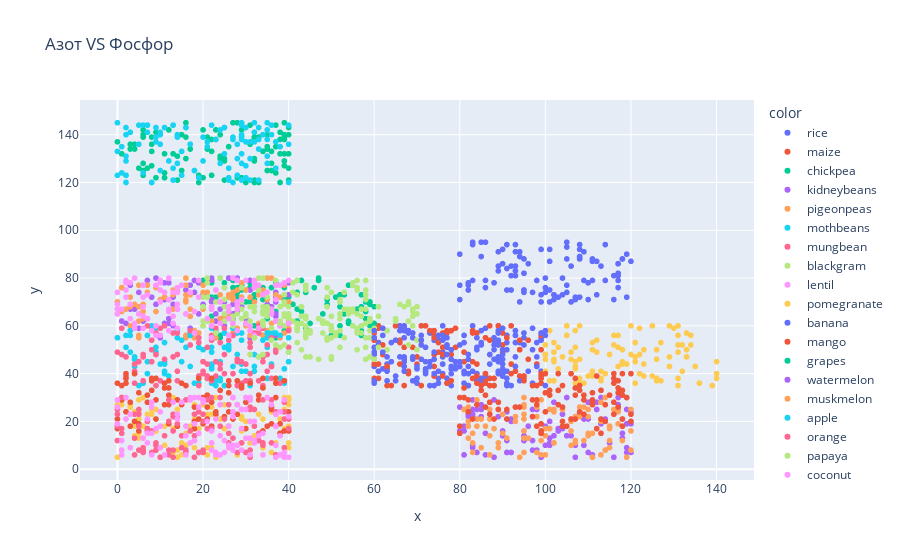

The notebook cell this image was saved under:
### Code cell
fig = px.scatter(x=df['Азот'],y=df['Фосфор'],color=df['Label'],title="Азот VS Фосфор")
fig.show()

### Figure 1 — Plotly figure (JSON) as saved in the notebook; plotly's stock layout.template omitted (floating-point values rounded to 4 significant figures)
{"data": [{"hovertemplate": "color=rice<br>x=%{x}<br>y=%{y}<extra></extra>", "legendgroup": "rice", "marker": {"color": "#636efa", "symbol": "circle"}, "mode": "markers", "name": "rice", "showlegend": true, "type": "scattergl", "x": [90, 85, 60, 74, 78, 69, 69, 94, 89, 68, 91, 90, 78, 93, 94, 60, 85, 91, 77, 88, 89, 76, 67, 83, 98, 66, 97, 97, 60, 84, 73, 92, 85, 98, 88, 95, 99, 95, 60, 63, 62, 64, 83, 82, 85, 91, 76, 74, 79, 88, 60, 76, 93, 65, 95, 75, 74, 91, 71, 99, 72, 83, 93, 70, 76, 99, 99, 86, 69, 91, 61, 67, 79, 78, 75, 97, 67, 73, 77, 81, 68, 72, 61, 67, 67, 66, 82, 84, 81, 91, 93, 90, 81, 78, 60, 88, 93, 60, 78, 65], "xaxis": "x", "y": [42, 58, 55, 35, 42, 37, 55, 53, 54, 58, 53, 46, 58, 56, 50, 48, 38, 35, 38, 35, 45, 40, 59, 41, 47, 53, 59, 50, 49, 51, 57, 35, 37, 53, 54, 55, 57, 39, 43, 44, 42, 45, 60, 40, 52, 35, 49, 39, 43, 55, 36, 60, 56, 60, 52, 38, 54, 36, 46, 55, 40, 58, 58, 36, 47, 41, 54, 59, 46, 56, 52, 45, 42, 43, 54, 36, 47, 35, 36, 41, 57, 45, 53, 43, 58, 60, 43, 50, 53, 50, 53, 44, 45, 40, 51, 46, 47, 55, 35, 37], "yaxis": "y"}, {"hovertemplate": "color=maize<br>x=%{x}<br>y=%{y}<extra></extra>", "legendgroup": "maize", "marker": {"color": "#EF553B", "symbol": "circle"}, "mode": "markers", "name": "maize", "showlegend": true, "type": "scattergl", "x": [71, 61, 80, 73, 61, 68, 93, 89, 76, 67, 70, 90, 62, 92, 66, 63, 70, 61, 66, 74, 77, 99, 74, 83, 100, 79, 94, 75, 78, 87, 87, 63, 84, 64, 60, 98, 75, 86, 98, 76, 99, 60, 74, 89, 69, 96, 61, 74, 74, 63, 99, 77, 87, 60, 94, 95, 84, 77, 66, 63, 79, 72, 67, 86, 76, 75, 81, 73, 71, 96, 99, 62, 86, 94, 76, 77, 74, 81, 63, 99, 90, 68, 60, 71, 61, 88, 65, 78, 78, 92, 79, 91, 76, 87, 71, 90, 67, 60, 83, 83], "xaxis": "x", "y": [54, 44, 43, 58, 38, 41, 41, 60, 44, 60, 44, 49, 52, 44, 54, 58, 47, 41, 53, 55, 57, 50, 56, 45, 48, 51, 39, 49, 48, 54, 35, 43, 57, 35, 46, 44, 56, 55, 35, 57, 56, 44, 48, 60, 51, 46, 60, 58, 43, 43, 36, 36, 60, 38, 54, 38, 44, 58, 44, 35, 45, 60, 51, 36, 48, 53, 45, 45, 35, 54, 39, 48, 37, 50, 39, 52, 39, 49, 42, 38, 52, 40, 57, 52, 59, 38, 60, 37, 58, 60, 59, 55, 51, 48, 60, 57, 35, 54, 58, 57], "yaxis": "y"}, {"hovertemplate": "color=chickpea<br>x=%{x}<br>y=%{y}<extra></extra>", "legendgroup": "chickpea", "marker": {"color": "#00cc96", "symbol": "circle"}, "mode": "markers", "name": "chickpea", "showlegend": true, "type": "scattergl", "x": [40, 23, 39, 22, 36, 32, 58, 59, 42, 28, 58, 43, 58, 23, 27, 28, 50, 39, 25, 31, 26, 25, 31, 60, 59, 22, 36, 59, 54, 43, 28, 42, 32, 22, 31, 28, 57, 49, 46, 54, 38, 59, 36, 57, 35, 35, 52, 27, 57, 52, 43, 44, 24, 29, 20, 56, 37, 49, 59, 20, 24, 51, 57, 22, 52, 29, 44, 41, 52, 34, 42, 34, 27, 30, 57, 27, 32, 31, 33, 47, 54, 47, 35, 53, 45, 37, 30, 37, 53, 22, 60, 42, 39, 35, 30, 57, 48, 36, 40, 49], "xaxis": "x", "y": [72, 72, 58, 72, 67, 73, 70, 70, 62, 74, 66, 66, 63, 62, 62, 72, 56, 71, 78, 70, 80, 68, 78, 68, 62, 67, 65, 60, 77, 68, 76, 79, 60, 78, 79, 58, 58, 55, 76, 61, 60, 55, 76, 68, 66, 64, 60, 76, 60, 68, 79, 74, 55, 77, 60, 67, 66, 71, 69, 79, 56, 72, 73, 64, 73, 75, 59, 69, 56, 76, 74, 71, 73, 70, 57, 79, 71, 76, 75, 80, 62, 79, 57, 73, 61, 78, 75, 55, 65, 60, 61, 67, 76, 63, 65, 56, 65, 56, 58, 69], "yaxis": "y"}, {"hovertemplate": "color=kidneybeans<br>x=%{x}<br>y=%{y}<extra></extra>", "legendgroup": "kidneybeans", "marker": {"color": "#ab63fa", "symbol": "circle"}, "mode": "markers", "name": "kidneybeans", "showlegend": true, "type": "scattergl", "x": [13, 25, 31, 40, 2, 26, 17, 26, 17, 27, 28, 25, 28, 25, 12, 6, 22, 27, 10, 23, 19, 19, 22, 37, 11, 18, 21, 24, 34, 16, 17, 37, 40, 9, 1, 33, 23, 6, 25, 7, 8, 27, 28, 32, 27, 17, 0, 13, 34, 9, 11, 3, 35, 3, 23, 22, 31, 34, 12, 27, 7, 24, 11, 37, 25, 34, 20, 37, 18, 4, 37, 5, 11, 22, 12, 5, 27, 31, 36, 5, 32, 11, 0, 14, 29, 32, 17, 13, 14, 9, 20, 40, 27, 14, 7, 27, 30, 37, 27, 22], "xaxis": "x", "y": [60, 70, 55, 64, 61, 65, 57, 80, 59, 59, 58, 57, 80, 60, 78, 77, 79, 80, 55, 65, 78, 65, 70, 64, 71, 79, 63, 80, 60, 75, 77, 72, 73, 77, 62, 59, 59, 62, 63, 79, 72, 64, 66, 57, 56, 77, 65, 72, 60, 80, 72, 67, 69, 77, 62, 71, 79, 59, 63, 56, 63, 67, 71, 74, 76, 66, 69, 65, 74, 67, 56, 59, 61, 80, 61, 74, 69, 75, 68, 65, 79, 78, 55, 59, 68, 68, 64, 69, 67, 69, 73, 78, 72, 67, 56, 65, 63, 70, 63, 60], "yaxis": "y"}, {"hovertemplate": "color=pigeonpeas<br>x=%{x}<br>y=%{y}<extra></extra>", "legendgroup": "pigeonpeas", "marker": {"color": "#FFA15A", "symbol": "circle"}, "mode": "markers", "name": "pigeonpeas", "showlegend": true, "type": "scattergl", "x": [3, 40, 33, 27, 10, 30, 40, 38, 35, 38, 33, 16, 31, 16, 27, 40, 18, 3, 26, 16, 24, 9, 16, 28, 16, 24, 38, 9, 34, 1, 6, 26, 27, 27, 36, 17, 26, 17, 14, 39, 6, 8, 2, 1, 16, 23, 32, 28, 5, 36, 1, 24, 17, 5, 5, 37, 13, 6, 16, 25, 34, 20, 35, 14, 36, 7, 29, 30, 20, 19, 3, 5, 5, 37, 9, 20, 31, 0, 21, 13, 27, 29, 5, 39, 22, 18, 39, 13, 27, 26, 23, 4, 20, 7, 17, 35, 11, 20, 10, 33], "xaxis": "x", "y": [72, 59, 73, 57, 79, 75, 70, 55, 58, 61, 58, 56, 72, 80, 72, 62, 58, 68, 67, 70, 63, 76, 55, 75, 71, 70, 72, 66, 56, 76, 69, 73, 61, 71, 61, 73, 72, 64, 74, 60, 66, 59, 67, 76, 73, 75, 70, 59, 62, 67, 66, 73, 67, 55, 56, 77, 73, 63, 77, 64, 75, 77, 80, 75, 80, 77, 78, 60, 74, 57, 60, 77, 68, 73, 59, 72, 56, 70, 74, 67, 74, 72, 68, 57, 62, 55, 77, 75, 71, 64, 55, 69, 67, 74, 64, 71, 72, 60, 71, 61], "yaxis": "y"}, {"hovertemplate": "color=mothbeans<br>x=%{x}<br>y=%{y}<extra></extra>", "legendgroup": "mothbeans", "marker": {"color": "#19d3f3", "symbol": "circle"}, "mode": "markers", "name": "mothbeans", "showlegend": true, "type": "scattergl", "x": [3, 22, 36, 4, 29, 32, 14, 5, 25, 11, 40, 38, 27, 24, 23, 29, 31, 0, 7, 17, 11, 22, 9, 28, 26, 36, 8, 24, 22, 36, 22, 17, 8, 7, 36, 11, 6, 17, 4, 9, 25, 36, 21, 37, 32, 29, 25, 10, 23, 9, 3, 22, 12, 39, 32, 30, 19, 4, 21, 35, 22, 35, 17, 28, 22, 11, 38, 23, 25, 40, 23, 2, 3, 26, 39, 27, 24, 7, 15, 26, 20, 34, 19, 29, 20, 11, 15, 35, 9, 40, 35, 14, 40, 18, 35, 4, 22, 33, 2, 16], "xaxis": "x", "y": [49, 59, 58, 43, 54, 43, 55, 35, 57, 53, 49, 56, 43, 38, 45, 57, 35, 55, 45, 58, 44, 49, 51, 48, 50, 56, 60, 37, 43, 43, 44, 43, 45, 56, 57, 45, 36, 57, 47, 49, 51, 44, 38, 57, 48, 44, 51, 44, 35, 60, 58, 42, 39, 36, 41, 41, 36, 46, 39, 57, 55, 51, 56, 57, 36, 41, 38, 37, 35, 45, 58, 56, 56, 51, 42, 59, 45, 40, 45, 52, 45, 54, 51, 41, 50, 40, 54, 55, 59, 45, 38, 58, 55, 36, 52, 59, 51, 47, 51, 51], "yaxis": "y"}, {"hovertemplate": "color=mungbean<br>x=%{x}<br>y=%{y}<extra></extra>", "legendgroup": "mungbean", "marker": {"color": "#FF6692", "symbol": "circle"}, "mode": "markers", "name": "mungbean", "showlegend": true, "type": "scattergl", "x": [19, 8, 36, 10, 22, 9, 34, 31, 0, 21, 28, 17, 24, 28, 21, 34, 19, 31, 19, 24, 13, 31, 28, 31, 33, 34, 13, 33, 32, 23, 35, 6, 29, 4, 10, 14, 8, 20, 36, 14, 11, 10, 7, 2, 20, 2, 27, 35, 4, 1, 36, 11, 34, 21, 17, 25, 2, 9, 37, 36, 40, 30, 1, 9, 14, 35, 31, 4, 30, 9, 20, 37, 34, 14, 23, 5, 22, 40, 27, 31, 38, 6, 6, 24, 25, 32, 8, 19, 39, 33, 26, 21, 22, 29, 4, 10, 4, 20, 23, 25], "xaxis": "x", "y": [55, 54, 55, 56, 56, 57, 59, 51, 49, 39, 35, 52, 42, 46, 38, 60, 53, 58, 35, 53, 47, 53, 45, 37, 60, 45, 57, 57, 57, 59, 41, 48, 36, 36, 59, 48, 50, 40, 43, 57, 60, 59, 60, 47, 45, 39, 40, 48, 59, 48, 43, 46, 47, 44, 58, 40, 38, 48, 49, 38, 58, 44, 59, 48, 41, 52, 48, 41, 37, 35, 41, 50, 35, 37, 39, 45, 37, 51, 56, 40, 36, 37, 47, 44, 59, 56, 45, 39, 37, 37, 54, 51, 54, 45, 40, 37, 44, 45, 45, 48], "yaxis": "y"}, {"hovertemplate": "color=blackgram<br>x=%{x}<br>y=%{y}<extra></extra>", "legendgroup": "blackgram", "marker": {"color": "#B6E880", "symbol": "circle"}, "mode": "markers", "name": "blackgram", "showlegend": true, "type": "scattergl", "x": [56, 25, 42, 42, 44, 50, 35, 30, 27, 50, 39, 57, 52, 55, 51, 36, 59, 50, 30, 20, 58, 25, 52, 40, 20, 48, 49, 48, 32, 21, 20, 25, 41, 53, 39, 25, 21, 57, 56, 49, 24, 49, 28, 55, 50, 34, 20, 55, 23, 53, 26, 33, 37, 33, 22, 20, 43, 44, 34, 21, 25, 41, 28, 35, 52, 58, 34, 52, 23, 42, 37, 44, 21, 56, 29, 43, 55, 44, 29, 47, 40, 58, 41, 58, 27, 27, 52, 44, 21, 60, 33, 59, 29, 59, 29, 58, 55, 42, 44, 38], "xaxis": "x", "y": [79, 62, 61, 73, 58, 55, 72, 64, 64, 74, 73, 67, 63, 66, 56, 66, 55, 58, 65, 62, 71, 71, 71, 63, 60, 61, 68, 62, 66, 63, 72, 65, 78, 67, 60, 76, 78, 60, 75, 72, 80, 76, 68, 78, 64, 80, 68, 67, 70, 74, 67, 80, 79, 75, 55, 68, 68, 76, 60, 72, 68, 62, 65, 64, 58, 75, 66, 70, 57, 58, 62, 75, 80, 76, 76, 61, 60, 63, 67, 63, 68, 61, 74, 79, 62, 60, 65, 55, 62, 59, 77, 58, 63, 63, 70, 73, 77, 79, 77, 62], "yaxis": "y"}, {"hovertemplate": "color=lentil<br>x=%{x}<br>y=%{y}<extra></extra>", "legendgroup": "lentil", "marker": {"color": "#FF97FF", "symbol": "circle"}, "mode": "markers", "name": "lentil", "showlegend": true, "type": "scattergl", "x": [32, 13, 38, 11, 37, 29, 2, 6, 13, 8, 6, 2, 3, 27, 39, 40, 37, 31, 22, 3, 4, 13, 12, 4, 9, 18, 32, 6, 15, 0, 30, 3, 2, 10, 14, 39, 19, 18, 31, 28, 5, 16, 34, 14, 22, 24, 2, 26, 27, 24, 13, 6, 12, 32, 6, 10, 38, 17, 26, 23, 32, 19, 22, 28, 1, 12, 36, 28, 12, 22, 26, 16, 14, 33, 21, 0, 10, 30, 0, 35, 7, 9, 14, 14, 36, 28, 28, 40, 10, 12, 37, 0, 7, 10, 39, 26, 9, 4, 34, 33], "xaxis": "x", "y": [76, 61, 60, 74, 71, 71, 72, 59, 64, 58, 77, 75, 69, 80, 78, 79, 62, 60, 67, 78, 80, 61, 66, 61, 60, 66, 56, 72, 77, 65, 79, 63, 78, 78, 67, 65, 72, 57, 58, 58, 65, 65, 65, 69, 55, 61, 79, 63, 61, 70, 74, 64, 58, 79, 68, 79, 77, 74, 68, 75, 78, 79, 60, 69, 67, 67, 67, 70, 71, 68, 66, 65, 59, 59, 63, 69, 75, 61, 74, 74, 63, 56, 74, 76, 65, 67, 79, 61, 70, 80, 77, 67, 73, 56, 70, 56, 77, 59, 73, 77], "yaxis": "y"}, {"hovertemplate": "color=pomegranate<br>x=%{x}<br>y=%{y}<extra></extra>", "legendgroup": "pomegranate", "marker": {"color": "#FECB52", "symbol": "circle"}, "mode": "markers", "name": "pomegranate", "showlegend": true, "type": "scattergl", "x": [2, 6, 8, 37, 0, 31, 21, 6, 25, 15, 14, 16, 36, 4, 29, 16, 18, 11, 5, 18, 9, 40, 22, 9, 12, 0, 2, 28, 8, 29, 17, 34, 21, 25, 8, 26, 4, 36, 5, 19, 39, 5, 4, 38, 37, 9, 29, 5, 22, 4, 21, 29, 23, 13, 5, 27, 7, 12, 4, 3, 1, 23, 24, 13, 40, 21, 3, 40, 14, 38, 34, 32, 18, 8, 15, 0, 22, 14, 31, 39, 10, 8, 32, 18, 20, 39, 20, 11, 40, 3, 9, 30, 40, 40, 32, 33, 4, 13, 39, 8], "xaxis": "x", "y": [24, 18, 26, 18, 27, 25, 21, 30, 27, 11, 5, 10, 7, 20, 22, 15, 27, 18, 15, 23, 8, 27, 23, 16, 29, 17, 21, 6, 23, 16, 18, 21, 23, 17, 25, 18, 19, 24, 24, 17, 30, 29, 24, 21, 11, 25, 22, 21, 26, 18, 6, 21, 5, 7, 13, 24, 23, 20, 19, 9, 27, 30, 21, 30, 11, 9, 27, 29, 25, 14, 9, 14, 21, 23, 6, 5, 9, 8, 11, 17, 5, 28, 13, 9, 27, 25, 7, 10, 18, 26, 16, 20, 9, 30, 25, 23, 14, 17, 24, 28], "yaxis": "y"}, {"hovertemplate": "color=banana<br>x=%{x}<br>y=%{y}<extra></extra>", "legendgroup": "banana", "marker": {"color": "#636efa", "symbol": "circle"}, "mode": "markers", "name": "banana", "showlegend": true, "type": "scattergl", "x": [91, 105, 108, 86, 80, 93, 90, 108, 108, 105, 118, 101, 95, 106, 86, 83, 85, 109, 100, 117, 114, 110, 94, 80, 114, 88, 112, 117, 111, 89, 93, 92, 105, 102, 94, 116, 117, 119, 99, 91, 80, 101, 108, 100, 109, 82, 106, 90, 83, 119, 107, 116, 101, 93, 95, 107, 83, 102, 86, 117, 111, 95, 91, 93, 92, 104, 103, 92, 93, 120, 108, 105, 98, 111, 97, 95, 89, 89, 118, 101, 99, 82, 90, 95, 104, 102, 100, 94, 99, 112, 117, 96, 113, 105, 85, 108, 92, 110, 82, 117], "xaxis": "x", "y": [94, 95, 92, 76, 77, 94, 92, 89, 88, 77, 88, 87, 75, 85, 95, 79, 95, 79, 76, 86, 94, 78, 70, 71, 79, 78, 73, 76, 87, 83, 91, 81, 74, 71, 91, 71, 79, 72, 73, 84, 90, 70, 89, 80, 91, 78, 70, 86, 95, 90, 72, 81, 75, 81, 75, 71, 94, 73, 79, 86, 79, 74, 75, 83, 85, 80, 72, 75, 85, 87, 72, 88, 79, 88, 74, 82, 91, 85, 88, 92, 92, 77, 86, 88, 73, 73, 74, 89, 70, 87, 82, 86, 85, 93, 89, 94, 81, 71, 75, 81], "yaxis": "y"}, {"hovertemplate": "color=mango<br>x=%{x}<br>y=%{y}<extra></extra>", "legendgroup": "mango", "marker": {"color": "#EF553B", "symbol": "circle"}, "mode": "markers", "name": "mango", "showlegend": true, "type": "scattergl", "x": [2, 39, 21, 25, 0, 20, 19, 18, 11, 30, 18, 23, 37, 11, 12, 3, 37, 26, 14, 40, 4, 36, 30, 28, 38, 12, 38, 8, 15, 34, 11, 33, 12, 12, 5, 1, 16, 35, 4, 9, 2, 26, 34, 5, 31, 34, 36, 7, 38, 5, 37, 21, 37, 23, 36, 24, 26, 22, 11, 29, 22, 23, 1, 2, 39, 15, 3, 8, 33, 14, 18, 9, 20, 9, 26, 31, 14, 40, 28, 0, 1, 2, 12, 7, 0, 26, 27, 22, 22, 28, 7, 29, 8, 39, 40, 19, 21, 22, 31, 18], "xaxis": "x", "y": [40, 24, 26, 22, 21, 19, 21, 17, 36, 28, 19, 23, 30, 27, 19, 28, 38, 37, 18, 16, 20, 25, 17, 37, 15, 37, 19, 33, 27, 16, 36, 29, 31, 34, 16, 30, 35, 18, 40, 29, 38, 32, 38, 32, 29, 34, 19, 17, 15, 19, 36, 31, 36, 23, 26, 33, 18, 17, 34, 35, 28, 24, 35, 24, 37, 36, 18, 38, 31, 29, 20, 21, 30, 38, 24, 36, 18, 16, 27, 17, 29, 36, 27, 28, 36, 35, 21, 38, 18, 23, 31, 34, 37, 16, 24, 38, 21, 18, 20, 26], "yaxis": "y"}, {"hovertemplate": "color=grapes<br>x=%{x}<br>y=%{y}<extra></extra>", "legendgroup": "grapes", "marker": {"color": "#00cc96", "symbol": "circle"}, "mode": "markers", "name": "grapes", "showlegend": true, "type": "scattergl", "x": [24, 13, 22, 36, 24, 2, 35, 11, 6, 17, 25, 27, 9, 16, 32, 22, 31, 3, 28, 4, 39, 38, 36, 25, 15, 24, 13, 5, 30, 23, 26, 7, 32, 9, 20, 32, 3, 38, 14, 20, 40, 36, 11, 0, 19, 31, 4, 39, 8, 39, 32, 12, 8, 8, 21, 40, 39, 19, 21, 17, 33, 22, 32, 37, 15, 39, 40, 40, 29, 32, 6, 8, 34, 35, 16, 8, 25, 16, 39, 38, 33, 35, 1, 39, 28, 6, 6, 29, 37, 38, 38, 14, 6, 32, 11, 23, 40, 6, 37, 35], "xaxis": "x", "y": [130, 144, 123, 125, 131, 123, 140, 122, 123, 134, 130, 145, 122, 139, 141, 138, 144, 136, 122, 136, 145, 132, 133, 121, 125, 140, 132, 126, 120, 142, 135, 126, 139, 141, 142, 129, 134, 138, 131, 122, 126, 128, 132, 137, 123, 136, 134, 139, 127, 138, 120, 142, 133, 139, 134, 140, 127, 120, 139, 136, 139, 133, 130, 135, 140, 132, 121, 132, 142, 121, 140, 120, 133, 135, 145, 136, 129, 130, 129, 135, 120, 125, 132, 140, 145, 128, 139, 122, 144, 120, 141, 121, 125, 138, 124, 138, 143, 142, 124, 134], "yaxis": "y"}, {"hovertemplate": "color=watermelon<br>x=%{x}<br>y=%{y}<extra></extra>", "legendgroup": "watermelon", "marker": {"color": "#ab63fa", "symbol": "circle"}, "mode": "markers", "name": "watermelon", "showlegend": true, "type": "scattergl", "x": [119, 119, 105, 114, 93, 80, 85, 85, 82, 118, 83, 86, 101, 119, 104, 95, 102, 109, 81, 103, 105, 97, 120, 95, 83, 83, 91, 116, 112, 88, 118, 92, 106, 99, 98, 108, 119, 117, 109, 80, 100, 91, 86, 107, 103, 101, 85, 84, 102, 98, 97, 90, 95, 82, 82, 110, 118, 120, 91, 81, 101, 101, 111, 107, 115, 84, 120, 91, 89, 113, 97, 117, 90, 104, 81, 88, 92, 81, 111, 108, 113, 83, 101, 114, 99, 92, 92, 91, 110, 112, 89, 100, 83, 95, 119, 97, 110, 96, 83, 120], "xaxis": "x", "y": [25, 19, 30, 8, 22, 26, 27, 22, 22, 13, 25, 15, 10, 9, 17, 12, 14, 21, 18, 17, 14, 8, 19, 16, 29, 9, 21, 5, 28, 29, 15, 21, 14, 5, 8, 22, 7, 27, 10, 16, 18, 7, 6, 5, 16, 20, 25, 7, 28, 25, 25, 16, 12, 23, 25, 28, 21, 20, 7, 6, 13, 17, 6, 10, 11, 25, 7, 12, 22, 19, 22, 30, 14, 23, 16, 5, 7, 18, 5, 23, 30, 10, 11, 21, 6, 20, 7, 24, 21, 25, 25, 10, 22, 14, 30, 12, 7, 18, 23, 24], "yaxis": "y"}, {"hovertemplate": "color=muskmelon<br>x=%{x}<br>y=%{y}<extra></extra>", "legendgroup": "muskmelon", "marker": {"color": "#FFA15A", "symbol": "circle"}, "mode": "markers", "name": "muskmelon", "showlegend": true, "type": "scattergl", "x": [115, 114, 101, 118, 95, 81, 117, 114, 113, 108, 81, 115, 83, 84, 109, 95, 119, 110, 82, 87, 85, 100, 107, 91, 102, 117, 85, 104, 102, 116, 100, 110, 104, 107, 98, 88, 87, 120, 95, 108, 82, 120, 110, 95, 106, 99, 106, 83, 117, 98, 113, 101, 98, 93, 95, 109, 118, 100, 89, 95, 95, 87, 93, 84, 111, 111, 111, 89, 110, 95, 115, 120, 102, 94, 84, 107, 80, 86, 113, 115, 82, 98, 117, 83, 120, 111, 85, 90, 99, 102, 80, 87, 114, 99, 89, 96, 82, 106, 90, 106], "xaxis": "x", "y": [17, 27, 25, 18, 26, 25, 24, 30, 6, 26, 30, 9, 7, 21, 26, 27, 5, 14, 18, 14, 9, 6, 12, 13, 25, 25, 21, 25, 24, 25, 17, 25, 25, 11, 26, 17, 25, 8, 13, 22, 13, 23, 22, 23, 10, 12, 20, 11, 19, 26, 20, 17, 7, 22, 21, 12, 12, 14, 9, 16, 7, 6, 20, 29, 5, 5, 15, 11, 15, 30, 12, 25, 11, 5, 18, 22, 18, 18, 28, 18, 20, 22, 25, 15, 16, 5, 21, 23, 29, 11, 18, 21, 8, 6, 25, 13, 26, 21, 15, 16], "yaxis": "y"}, {"hovertemplate": "color=apple<br>x=%{x}<br>y=%{y}<extra></extra>", "legendgroup": "apple", "marker": {"color": "#19d3f3", "symbol": "circle"}, "mode": "markers", "name": "apple", "showlegend": true, "type": "scattergl", "x": [24, 7, 14, 8, 20, 32, 27, 0, 22, 1, 30, 29, 13, 9, 0, 30, 36, 37, 33, 7, 35, 29, 2, 34, 29, 32, 13, 25, 9, 6, 37, 2, 11, 10, 24, 23, 18, 13, 26, 28, 26, 21, 21, 5, 2, 15, 31, 25, 16, 19, 10, 20, 28, 28, 2, 2, 27, 30, 32, 29, 26, 40, 6, 35, 17, 33, 16, 27, 29, 3, 15, 5, 10, 7, 2, 29, 30, 29, 14, 18, 33, 40, 9, 38, 28, 35, 12, 1, 0, 31, 35, 29, 33, 14, 35, 40, 25, 31, 36, 10], "xaxis": "x", "y": [128, 144, 128, 120, 129, 137, 139, 123, 144, 124, 122, 121, 126, 139, 133, 143, 140, 137, 121, 144, 128, 128, 143, 140, 144, 141, 144, 143, 137, 144, 126, 120, 143, 141, 142, 138, 125, 121, 122, 123, 121, 137, 135, 144, 123, 133, 130, 143, 143, 122, 125, 139, 123, 136, 131, 140, 138, 127, 145, 139, 126, 136, 124, 138, 136, 134, 143, 120, 145, 141, 123, 136, 136, 141, 129, 138, 137, 132, 139, 125, 143, 144, 143, 135, 130, 142, 129, 135, 145, 121, 131, 140, 138, 140, 145, 120, 132, 137, 144, 140], "yaxis": "y"}, {"hovertemplate": "color=orange<br>x=%{x}<br>y=%{y}<extra></extra>", "legendgroup": "orange", "marker": {"color": "#FF6692", "symbol": "circle"}, "mode": "markers", "name": "orange", "showlegend": true, "type": "scattergl", "x": [22, 37, 27, 7, 20, 26, 5, 0, 39, 13, 21, 33, 6, 19, 24, 9, 31, 22, 13, 16, 4, 0, 8, 4, 33, 30, 21, 11, 9, 5, 29, 33, 8, 15, 16, 0, 5, 6, 10, 1, 1, 0, 24, 36, 40, 40, 32, 9, 13, 15, 29, 1, 18, 14, 33, 4, 17, 12, 34, 39, 31, 12, 12, 26, 19, 39, 16, 36, 37, 39, 31, 18, 20, 5, 20, 25, 14, 37, 26, 13, 32, 19, 28, 24, 7, 18, 7, 20, 18, 34, 20, 37, 12, 34, 6, 27, 13, 6, 40, 31], "xaxis": "x", "y": [30, 6, 13, 16, 7, 27, 23, 18, 24, 23, 17, 12, 9, 7, 18, 11, 8, 17, 5, 8, 13, 25, 7, 23, 14, 7, 29, 14, 8, 18, 25, 12, 16, 14, 7, 12, 25, 8, 5, 17, 30, 23, 27, 11, 21, 22, 18, 10, 16, 9, 11, 15, 5, 22, 15, 6, 16, 20, 29, 28, 25, 6, 29, 11, 24, 21, 29, 29, 23, 9, 5, 12, 20, 8, 8, 21, 19, 18, 15, 22, 25, 7, 7, 30, 17, 23, 20, 23, 14, 11, 29, 24, 8, 10, 13, 30, 8, 7, 17, 26], "yaxis": "y"}, {"hovertemplate": "color=papaya<br>x=%{x}<br>y=%{y}<extra></extra>", "legendgroup": "papaya", "marker": {"color": "#B6E880", "symbol": "circle"}, "mode": "markers", "name": "papaya", "showlegend": true, "type": "scattergl", "x": [61, 58, 45, 39, 31, 70, 68, 34, 38, 69, 58, 59, 44, 56, 69, 56, 49, 38, 54, 57, 39, 58, 61, 34, 31, 47, 32, 36, 61, 70, 44, 34, 50, 39, 34, 44, 31, 65, 44, 50, 43, 60, 70, 59, 60, 42, 35, 34, 36, 39, 37, 33, 34, 49, 40, 68, 50, 65, 40, 42, 49, 59, 63, 70, 63, 40, 63, 45, 66, 54, 69, 67, 45, 56, 70, 44, 50, 52, 35, 68, 32, 32, 48, 39, 49, 48, 69, 53, 38, 57, 51, 56, 54, 58, 68, 42, 43, 35, 56, 39], "xaxis": "x", "y": [68, 46, 47, 65, 68, 68, 62, 65, 68, 64, 51, 47, 64, 57, 60, 58, 55, 51, 65, 57, 52, 67, 64, 62, 48, 46, 68, 59, 51, 54, 56, 68, 59, 70, 61, 60, 62, 62, 57, 47, 50, 46, 68, 62, 58, 60, 66, 65, 54, 64, 52, 47, 48, 54, 65, 52, 46, 63, 49, 53, 55, 62, 58, 65, 50, 64, 58, 58, 69, 67, 67, 68, 57, 50, 50, 47, 60, 51, 68, 69, 55, 55, 62, 69, 61, 57, 66, 55, 61, 64, 57, 65, 66, 55, 70, 59, 64, 67, 59, 64], "yaxis": "y"}, {"hovertemplate": "color=coconut<br>x=%{x}<br>y=%{y}<extra></extra>", "legendgroup": "coconut", "marker": {"color": "#FF97FF", "symbol": "circle"}, "mode": "markers", "name": "coconut", "showlegend": true, "type": "scattergl", "x": [18, 37, 13, 2, 10, 7, 39, 34, 31, 25, 16, 26, 27, 37, 19, 0, 31, 9, 22, 31, 34, 24, 1, 31, 10, 36, 38, 11, 16, 33, 16, 32, 38, 8, 23, 29, 24, 32, 30, 14, 27, 40, 17, 30, 28, 39, 32, 7, 29, 34, 14, 18, 7, 24, 39, 29, 10, 0, 32, 37, 20, 31, 17, 1, 6, 15, 27, 3, 8, 20, 26, 1, 27, 23, 0, 38, 25, 40, 0, 26, 35, 19, 31, 17, 2, 30, 8, 18, 8, 40, 27, 21, 3, 22, 27, 22, 28, 23, 37, 19], "xaxis": "x", "y": [30, 23, 28, 21, 18, 11, 5, 6, 30, 7, 18, 10, 8, 18, 15, 19, 20, 17, 11, 6, 6, 6, 8, 13, 9, 27, 24, 6, 14, 14, 6, 11, 14, 6, 6, 25, 14, 12, 25, 21, 22, 5, 11, 30, 10, 7, 20, 15, 17, 15, 23, 19, 21, 27, 29, 8, 24, 29, 11, 10, 29, 29, 30, 12, 13, 28, 24, 23, 26, 28, 18, 6, 30, 7, 26, 6, 12, 5, 19, 9, 30, 30, 13, 29, 30, 13, 15, 12, 28, 22, 10, 20, 9, 16, 8, 8, 27, 21, 5, 26], "yaxis": "y"}, {"hovertemplate": "color=cotton<br>x=%{x}<br>y=%{y}<extra></extra>", "legendgroup": "cotton", "marker": {"color": "#FECB52", "symbol": "circle"}, "mode": "markers", "name": "cotton", "showlegend": true, "type": "scattergl", "x": [133, 136, 104, 133, 126, 126, 113, 121, 121, 129, 107, 122, 140, 102, 111, 131, 135, 100, 123, 117, 121, 101, 107, 100, 125, 105, 102, 131, 139, 108, 118, 107, 125, 113, 131, 115, 113, 111, 111, 122, 108, 132, 103, 133, 127, 110, 131, 108, 122, 111, 140, 100, 123, 107, 118, 103, 133, 129, 116, 114, 131, 107, 123, 112, 119, 130, 127, 134, 109, 100, 132, 102, 111, 117, 136, 134, 112, 105, 140, 126, 106, 121, 108, 116, 100, 129, 118, 117, 126, 120, 102, 131, 114, 101, 106, 113, 102, 110, 107, 120], "xaxis": "x", "y": [47, 36, 47, 47, 38, 50, 41, 45, 47, 60, 45, 59, 38, 49, 40, 35, 43, 46, 39, 56, 36, 58, 42, 41, 39, 60, 46, 49, 35, 36, 45, 51, 60, 37, 52, 48, 38, 41, 53, 48, 46, 41, 42, 50, 37, 39, 38, 38, 40, 50, 40, 40, 50, 36, 50, 51, 57, 47, 52, 40, 60, 43, 44, 49, 44, 59, 53, 52, 36, 48, 52, 37, 39, 51, 36, 56, 54, 56, 45, 46, 49, 53, 60, 56, 52, 43, 44, 43, 37, 48, 45, 56, 40, 37, 46, 38, 53, 39, 58, 60], "yaxis": "y"}, {"hovertemplate": "color=jute<br>x=%{x}<br>y=%{y}<extra></extra>", "legendgroup": "jute", "marker": {"color": "#636efa", "symbol": "circle"}, "mode": "markers", "name": "jute", "showlegend": true, "type": "scattergl", "x": [89, 60, 63, 86, 96, 100, 63, 70, 67, 74, 89, 74, 89, 60, 67, 70, 74, 90, 82, 73, 85, 81, 84, 80, 76, 76, 81, 76, 69, 82, 69, 81, 67, 72, 65, 78, 77, 89, 62, 90, 66, 80, 89, 77, 94, 75, 60, 62, 84, 100, 75, 78, 82, 100, 88, 67, 72, 89, 89, 61, 79, 84, 98, 75, 89, 91, 77, 66, 62, 82, 61, 99, 70, 90, 73, 67, 84, 72, 71, 64, 65, 60, 86, 90, 91, 87, 72, 71, 82, 71, 80, 77, 95, 63, 93, 87, 88, 90, 90, 84], "xaxis": "x", "y": [47, 37, 41, 40, 41, 35, 37, 43, 55, 40, 53, 46, 41, 55, 43, 38, 49, 40, 35, 45, 53, 56, 55, 45, 54, 56, 40, 44, 47, 40, 57, 36, 60, 51, 39, 50, 52, 52, 49, 48, 47, 52, 52, 51, 37, 41, 55, 56, 40, 56, 56, 46, 48, 58, 50, 41, 42, 40, 57, 41, 45, 40, 43, 36, 58, 41, 48, 58, 59, 35, 41, 57, 42, 59, 43, 46, 37, 41, 56, 53, 54, 58, 39, 50, 38, 48, 41, 54, 46, 52, 43, 55, 57, 47, 43, 44, 52, 39, 39, 38], "yaxis": "y"}, {"hovertemplate": "color=coffee<br>x=%{x}<br>y=%{y}<extra></extra>", "legendgroup": "coffee", "marker": {"color": "#EF553B", "symbol": "circle"}, "mode": "markers", "name": "coffee", "showlegend": true, "type": "scattergl", "x": [91, 107, 83, 108, 116, 116, 109, 89, 118, 111, 84, 85, 99, 81, 95, 81, 80, 104, 109, 100, 100, 83, 120, 104, 108, 91, 86, 98, 111, 84, 98, 118, 103, 82, 86, 88, 84, 120, 106, 113, 117, 80, 88, 113, 87, 113, 98, 97, 85, 82, 103, 112, 99, 120, 114, 100, 108, 115, 87, 82, 94, 87, 118, 87, 92, 97, 99, 89, 112, 111, 114, 117, 111, 119, 116, 95, 86, 117, 105, 109, 80, 101, 103, 93, 104, 116, 107, 101, 107, 99, 103, 118, 106, 116, 97, 107, 99, 118, 117, 104], "xaxis": "x", "y": [21, 21, 38, 24, 28, 23, 31, 25, 18, 32, 36, 33, 15, 30, 39, 34, 15, 20, 29, 32, 24, 21, 23, 26, 33, 25, 26, 18, 27, 39, 27, 21, 27, 24, 31, 35, 27, 40, 40, 21, 34, 30, 21, 33, 23, 15, 29, 29, 35, 29, 33, 17, 19, 20, 27, 40, 35, 31, 28, 24, 26, 28, 40, 38, 40, 22, 40, 28, 39, 28, 20, 26, 29, 30, 40, 37, 40, 37, 18, 23, 18, 31, 33, 26, 35, 36, 38, 33, 31, 16, 40, 31, 21, 38, 35, 34, 15, 33, 32, 18], "yaxis": "y"}], "layout": {"legend": {"title": {"text": "color"}, "tracegroupgap": 0}, "title": {"text": "Азот VS Фосфор"}, "xaxis": {"anchor": "y", "domain": [0, 1], "title": {"text": "x"}}, "yaxis": {"anchor": "x", "domain": [0, 1], "title": {"text": "y"}}}}
